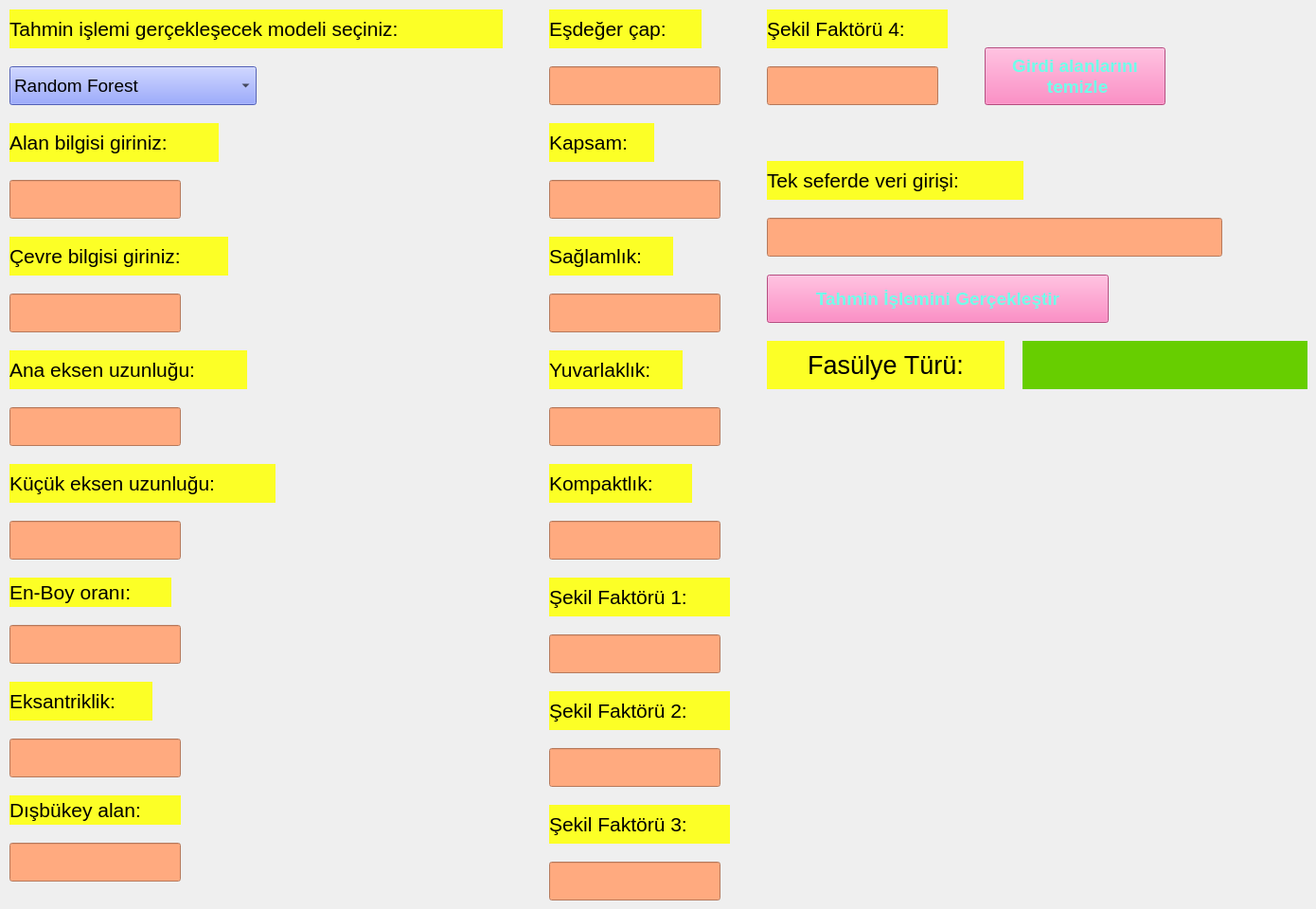
    <widget class="QWidget" name="tab_2">
     <attribute name="title">
      <string>Model Tahmin</string>
     </attribute>
     <widget class="QLabel" name="label">
      <property name="geometry">
       <rect>
        <x>10</x>
        <y>130</y>
        <width>221</width>
        <height>41</height>
       </rect>
      </property>
      <property name="font">
       <font>
        <pointsize>16</pointsize>
       </font>
      </property>
      <property name="styleSheet">
       <string notr="true">background-color: rgb(252, 255, 38);</string>
      </property>
      <property name="text">
       <string>Alan bilgisi giriniz:</string>
      </property>
     </widget>
     <widget class="QLineEdit" name="leAlan">
      <property name="geometry">
       <rect>
        <x>10</x>
        <y>190</y>
        <width>181</width>
        <height>41</height>
       </rect>
      </property>
      <property name="font">
       <font>
        <pointsize>10</pointsize>
       </font>
      </property>
      <property name="styleSheet">
       <string notr="true">background-color: rgb(255, 170, 127);</string>
      </property>
      <property name="inputMethodHints">
       <set>Qt::ImhNone</set>
      </property>
      <property name="text">
       <string/>
      </property>
     </widget>
     <widget class="QLabel" name="label_4">
      <property name="geometry">
       <rect>
        <x>10</x>
        <y>250</y>
        <width>231</width>
        <height>41</height>
       </rect>
      </property>
      <property name="font">
       <font>
        <pointsize>16</pointsize>
       </font>
      </property>
      <property name="styleSheet">
       <string notr="true">background-color: rgb(252, 255, 38);</string>
      </property>
      <property name="text">
       <string>Çevre bilgisi giriniz:</string>
      </property>
     </widget>
     <widget class="QLabel" name="label_5">
      <property name="geometry">
       <rect>
        <x>10</x>
        <y>10</y>
        <width>521</width>
        <height>41</height>
       </rect>
      </property>
      <property name="font">
       <font>
        <pointsize>16</pointsize>
       </font>
      </property>
      <property name="styleSheet">
       <string notr="true">background-color: rgb(252, 255, 38);</string>
      </property>
      <property name="text">
       <string>Tahmin işlemi gerçekleşecek modeli seçiniz:</string>
      </property>
     </widget>
     <widget class="QComboBox" name="cmbModelTahmin">
      <property name="geometry">
       <rect>
        <x>10</x>
        <y>70</y>
        <width>261</width>
        <height>41</height>
       </rect>
      </property>
      <property name="font">
       <font>
        <pointsize>14</pointsize>
       </font>
      </property>
      <property name="styleSheet">
       <string notr="true">background-color: rgb(115, 134, 255);</string>
      </property>
      <property name="currentText">
       <string>Random Forest</string>
      </property>
      <item>
       <property name="text">
        <string>Random Forest</string>
       </property>
      </item>
      <item>
       <property name="text">
        <string>Decision Tree</string>
       </property>
      </item>
      <item>
       <property name="text">
        <string>KNN-Classifier</string>
       </property>
      </item>
     </widget>
     <widget class="QLabel" name="label_6">
      <property name="geometry">
       <rect>
        <x>10</x>
        <y>370</y>
        <width>251</width>
        <height>41</height>
       </rect>
      </property>
      <property name="font">
       <font>
        <pointsize>16</pointsize>
       </font>
      </property>
      <property name="styleSheet">
       <string notr="true">background-color: rgb(252, 255, 38);</string>
      </property>
      <property name="text">
       <string>Ana eksen uzunluğu:</string>
      </property>
     </widget>
     <widget class="QLabel" name="label_7">
      <property name="geometry">
       <rect>
        <x>10</x>
        <y>490</y>
        <width>281</width>
        <height>41</height>
       </rect>
      </property>
      <property name="font">
       <font>
        <pointsize>16</pointsize>
       </font>
      </property>
      <property name="styleSheet">
       <string notr="true">background-color: rgb(252, 255, 38);</string>
      </property>
      <property name="text">
       <string>Küçük eksen uzunluğu:</string>
      </property>
     </widget>
     <widget class="QLineEdit" name="leKucukEksen">
      <property name="geometry">
       <rect>
        <x>10</x>
        <y>550</y>
        <width>181</width>
        <height>41</height>
       </rect>
      </property>
      <property name="font">
       <font>
        <pointsize>10</pointsize>
       </font>
      </property>
      <property name="styleSheet">
       <string notr="true">background-color: rgb(255, 170, 127);</string>
      </property>
      <property name="inputMask">
       <string/>
      </property>
      <property name="maxLength">
       <number>32767</number>
      </property>
     </widget>
     <widget class="QLabel" name="label_8">
      <property name="geometry">
       <rect>
        <x>10</x>
        <y>610</y>
        <width>171</width>
        <height>31</height>
       </rect>
      </property>
      <property name="font">
       <font>
        <pointsize>16</pointsize>
       </font>
      </property>
      <property name="styleSheet">
       <string notr="true">background-color: rgb(252, 255, 38);</string>
      </property>
      <property name="text">
       <string>En-Boy oranı:</string>
      </property>
     </widget>
     <widget class="QLineEdit" name="leEnBoyOrani">
      <property name="geometry">
       <rect>
        <x>10</x>
        <y>660</y>
        <width>181</width>
        <height>41</height>
       </rect>
      </property>
      <property name="font">
       <font>
        <pointsize>10</pointsize>
       </font>
      </property>
      <property name="styleSheet">
       <string notr="true">background-color: rgb(255, 170, 127);</string>
      </property>
      <property name="inputMask">
       <string/>
      </property>
      <property name="maxLength">
       <number>32767</number>
      </property>
     </widget>
     <widget class="QLabel" name="label_9">
      <property name="geometry">
       <rect>
        <x>10</x>
        <y>720</y>
        <width>151</width>
        <height>41</height>
       </rect>
      </property>
      <property name="font">
       <font>
        <pointsize>16</pointsize>
       </font>
      </property>
      <property name="styleSheet">
       <string notr="true">background-color: rgb(252, 255, 38);</string>
      </property>
      <property name="text">
       <string>Eksantriklik:</string>
      </property>
     </widget>
     <widget class="QLabel" name="label_10">
      <property name="geometry">
       <rect>
        <x>580</x>
        <y>10</y>
        <width>161</width>
        <height>41</height>
       </rect>
      </property>
      <property name="font">
       <font>
        <pointsize>16</pointsize>
       </font>
      </property>
      <property name="styleSheet">
       <string notr="true">background-color: rgb(252, 255, 38);</string>
      </property>
      <property name="text">
       <string>Eşdeğer çap:</string>
      </property>
     </widget>
     <widget class="QLineEdit" name="leEsdegerCap">
      <property name="geometry">
       <rect>
        <x>580</x>
        <y>70</y>
        <width>181</width>
        <height>41</height>
       </rect>
      </property>
      <property name="font">
       <font>
        <pointsize>10</pointsize>
       </font>
      </property>
      <property name="styleSheet">
       <string notr="true">background-color: rgb(255, 170, 127);</string>
      </property>
      <property name="inputMask">
       <string/>
      </property>
     </widget>
     <widget class="QLabel" name="label_11">
      <property name="geometry">
       <rect>
        <x>10</x>
        <y>840</y>
        <width>181</width>
        <height>31</height>
       </rect>
      </property>
      <property name="font">
       <font>
        <pointsize>16</pointsize>
       </font>
      </property>
      <property name="styleSheet">
       <string notr="true">background-color: rgb(252, 255, 38);</string>
      </property>
      <property name="text">
       <string>Dışbükey alan:</string>
      </property>
     </widget>
     <widget class="QLabel" name="label_12">
      <property name="geometry">
       <rect>
        <x>580</x>
        <y>130</y>
        <width>111</width>
        <height>41</height>
       </rect>
      </property>
      <property name="font">
       <font>
        <pointsize>16</pointsize>
       </font>
      </property>
      <property name="styleSheet">
       <string notr="true">background-color: rgb(252, 255, 38);</string>
      </property>
      <property name="text">
       <string>Kapsam:</string>
      </property>
     </widget>
     <widget class="QLineEdit" name="leSaglamlik">
      <property name="geometry">
       <rect>
        <x>580</x>
        <y>310</y>
        <width>181</width>
        <height>41</height>
       </rect>
      </property>
      <property name="font">
       <font>
        <pointsize>10</pointsize>
       </font>
      </property>
      <property name="styleSheet">
       <string notr="true">background-color: rgb(255, 170, 127);</string>
      </property>
      <property name="inputMask">
       <string/>
      </property>
     </widget>
     <widget class="QLabel" name="label_13">
      <property name="geometry">
       <rect>
        <x>580</x>
        <y>250</y>
        <width>131</width>
        <height>41</height>
       </rect>
      </property>
      <property name="font">
       <font>
        <pointsize>16</pointsize>
       </font>
      </property>
      <property name="styleSheet">
       <string notr="true">background-color: rgb(252, 255, 38);</string>
      </property>
      <property name="text">
       <string>Sağlamlık:</string>
      </property>
     </widget>
     <widget class="QLabel" name="label_14">
      <property name="geometry">
       <rect>
        <x>580</x>
        <y>370</y>
        <width>141</width>
        <height>41</height>
       </rect>
      </property>
      <property name="font">
       <font>
        <pointsize>16</pointsize>
       </font>
      </property>
      <property name="styleSheet">
       <string notr="true">background-color: rgb(252, 255, 38);</string>
      </property>
      <property name="text">
       <string>Yuvarlaklık:</string>
      </property>
     </widget>
     <widget class="QLabel" name="label_15">
      <property name="geometry">
       <rect>
        <x>810</x>
        <y>360</y>
        <width>251</width>
        <height>51</height>
       </rect>
      </property>
      <property name="font">
       <font>
        <pointsize>20</pointsize>
       </font>
      </property>
      <property name="styleSheet">
       <string notr="true">background-color: rgb(252, 255, 38);</string>
      </property>
      <property name="text">
       <string>Fasülye Türü:</string>
      </property>
      <property name="alignment">
       <set>Qt::AlignCenter</set>
      </property>
     </widget>
     <widget class="QPushButton" name="btnTahminEt">
      <property name="geometry">
       <rect>
        <x>810</x>
        <y>290</y>
        <width>361</width>
        <height>51</height>
       </rect>
      </property>
      <property name="font">
       <font>
        <pointsize>14</pointsize>
        <weight>75</weight>
        <bold>true</bold>
       </font>
      </property>
      <property name="styleSheet">
       <string notr="true">color: rgb(112, 255, 234);
background-color: rgb(255, 107, 179);</string>
      </property>
      <property name="text">
       <string>Tahmin İşlemini Gerçekleştir</string>
      </property>
     </widget>
     <widget class="QLabel" name="lblSonuc">
      <property name="geometry">
       <rect>
        <x>1080</x>
        <y>360</y>
        <width>301</width>
        <height>51</height>
       </rect>
      </property>
      <property name="font">
       <font>
        <pointsize>20</pointsize>
       </font>
      </property>
      <property name="styleSheet">
       <string notr="true">background-color: rgb(103, 206, 0);</string>
      </property>
      <property name="text">
       <string/>
      </property>
      <property name="alignment">
       <set>Qt::AlignCenter</set>
      </property>
     </widget>
     <widget class="QLineEdit" name="leTahminDegerleri">
      <property name="geometry">
       <rect>
        <x>810</x>
        <y>230</y>
        <width>481</width>
        <height>41</height>
       </rect>
      </property>
      <property name="font">
       <font>
        <pointsize>10</pointsize>
       </font>
      </property>
      <property name="styleSheet">
       <string notr="true">background-color: rgb(255, 170, 127);</string>
      </property>
      <property name="inputMask">
       <string/>
      </property>
     </widget>
     <widget class="QLineEdit" name="leCevre">
      <property name="geometry">
       <rect>
        <x>10</x>
        <y>310</y>
        <width>181</width>
        <height>41</height>
       </rect>
      </property>
      <property name="font">
       <font>
        <pointsize>10</pointsize>
       </font>
      </property>
      <property name="styleSheet">
       <string notr="true">background-color: rgb(255, 170, 127);</string>
      </property>
      <property name="inputMethodHints">
       <set>Qt::ImhNone</set>
      </property>
      <property name="text">
       <string/>
      </property>
     </widget>
     <widget class="QLineEdit" name="leAnaEksen">
      <property name="geometry">
       <rect>
        <x>10</x>
        <y>430</y>
        <width>181</width>
        <height>41</height>
       </rect>
      </property>
      <property name="font">
       <font>
        <pointsize>10</pointsize>
       </font>
      </property>
      <property name="styleSheet">
       <string notr="true">background-color: rgb(255, 170, 127);</string>
      </property>
      <property name="inputMethodHints">
       <set>Qt::ImhNone</set>
      </property>
      <property name="text">
       <string/>
      </property>
     </widget>
     <widget class="QLineEdit" name="leEksantriklik">
      <property name="geometry">
       <rect>
        <x>10</x>
        <y>780</y>
        <width>181</width>
        <height>41</height>
       </rect>
      </property>
      <property name="font">
       <font>
        <pointsize>10</pointsize>
       </font>
      </property>
      <property name="styleSheet">
       <string notr="true">background-color: rgb(255, 170, 127);</string>
      </property>
      <property name="inputMask">
       <string/>
      </property>
      <property name="maxLength">
       <number>32767</number>
      </property>
     </widget>
     <widget class="QLineEdit" name="leDisBukeyAlan">
      <property name="geometry">
       <rect>
        <x>10</x>
        <y>890</y>
        <width>181</width>
        <height>41</height>
       </rect>
      </property>
      <property name="font">
       <font>
        <pointsize>10</pointsize>
       </font>
      </property>
      <property name="styleSheet">
       <string notr="true">background-color: rgb(255, 170, 127);</string>
      </property>
      <property name="inputMask">
       <string/>
      </property>
      <property name="maxLength">
       <number>32767</number>
      </property>
     </widget>
     <widget class="QLineEdit" name="leYuvarlaklik">
      <property name="geometry">
       <rect>
        <x>580</x>
        <y>430</y>
        <width>181</width>
        <height>41</height>
       </rect>
      </property>
      <property name="font">
       <font>
        <pointsize>10</pointsize>
       </font>
      </property>
      <property name="styleSheet">
       <string notr="true">background-color: rgb(255, 170, 127);</string>
      </property>
      <property name="inputMask">
       <string/>
      </property>
      <property name="maxLength">
       <number>32767</number>
      </property>
     </widget>
     <widget class="QLineEdit" name="leKapsam">
      <property name="geometry">
       <rect>
        <x>580</x>
        <y>190</y>
        <width>181</width>
        <height>41</height>
       </rect>
      </property>
      <property name="font">
       <font>
        <pointsize>10</pointsize>
       </font>
      </property>
      <property name="styleSheet">
       <string notr="true">background-color: rgb(255, 170, 127);</string>
      </property>
      <property name="inputMask">
       <string/>
      </property>
      <property name="maxLength">
       <number>32767</number>
      </property>
     </widget>
     <widget class="QLineEdit" name="leKompaktlk">
      <property name="geometry">
       <rect>
        <x>580</x>
        <y>550</y>
        <width>181</width>
        <height>41</height>
       </rect>
      </property>
      <property name="font">
       <font>
        <pointsize>10</pointsize>
       </font>
      </property>
      <property name="styleSheet">
       <string notr="true">background-color: rgb(255, 170, 127);</string>
      </property>
      <property name="inputMask">
       <string/>
      </property>
      <property name="maxLength">
       <number>32767</number>
      </property>
     </widget>
     <widget class="QLabel" name="label_17">
      <property name="geometry">
       <rect>
        <x>580</x>
        <y>490</y>
        <width>151</width>
        <height>41</height>
       </rect>
      </property>
      <property name="font">
       <font>
        <pointsize>16</pointsize>
       </font>
      </property>
      <property name="styleSheet">
       <string notr="true">background-color: rgb(252, 255, 38);</string>
      </property>
      <property name="text">
       <string>Kompaktlık:</string>
      </property>
     </widget>
     <widget class="QLineEdit" name="leSekilFaktoru1">
      <property name="geometry">
       <rect>
        <x>580</x>
        <y>670</y>
        <width>181</width>
        <height>41</height>
       </rect>
      </property>
      <property name="font">
       <font>
        <pointsize>10</pointsize>
       </font>
      </property>
      <property name="styleSheet">
       <string notr="true">background-color: rgb(255, 170, 127);</string>
      </property>
      <property name="inputMask">
       <string/>
      </property>
      <property name="maxLength">
       <number>32767</number>
      </property>
     </widget>
     <widget class="QLabel" name="label_18">
      <property name="geometry">
       <rect>
        <x>580</x>
        <y>610</y>
        <width>191</width>
        <height>41</height>
       </rect>
      </property>
      <property name="font">
       <font>
        <pointsize>16</pointsize>
       </font>
      </property>
      <property name="styleSheet">
       <string notr="true">background-color: rgb(252, 255, 38);</string>
      </property>
      <property name="text">
       <string>Şekil Faktörü 1:</string>
      </property>
     </widget>
     <widget class="QLineEdit" name="leSekilFaktoru2">
      <property name="geometry">
       <rect>
        <x>580</x>
        <y>790</y>
        <width>181</width>
        <height>41</height>
       </rect>
      </property>
      <property name="font">
       <font>
        <pointsize>10</pointsize>
       </font>
      </property>
      <property name="styleSheet">
       <string notr="true">background-color: rgb(255, 170, 127);</string>
      </property>
      <property name="inputMask">
       <string/>
      </property>
      <property name="maxLength">
       <number>32767</number>
      </property>
     </widget>
     <widget class="QLabel" name="label_19">
      <property name="geometry">
       <rect>
        <x>580</x>
        <y>730</y>
        <width>191</width>
        <height>41</height>
       </rect>
      </property>
      <property name="font">
       <font>
        <pointsize>16</pointsize>
       </font>
      </property>
      <property name="styleSheet">
       <string notr="true">background-color: rgb(252, 255, 38);</string>
      </property>
      <property name="text">
       <string>Şekil Faktörü 2:</string>
      </property>
     </widget>
     <widget class="QLineEdit" name="leSekilFaktoru3">
      <property name="geometry">
       <rect>
        <x>580</x>
        <y>910</y>
        <width>181</width>
        <height>41</height>
       </rect>
      </property>
      <property name="font">
       <font>
        <pointsize>10</pointsize>
       </font>
      </property>
      <property name="styleSheet">
       <string notr="true">background-color: rgb(255, 170, 127);</string>
      </property>
      <property name="inputMask">
       <string/>
      </property>
      <property name="maxLength">
       <number>32767</number>
      </property>
     </widget>
     <widget class="QLabel" name="label_20">
      <property name="geometry">
       <rect>
        <x>580</x>
        <y>850</y>
        <width>191</width>
        <height>41</height>
       </rect>
      </property>
      <property name="font">
       <font>
        <pointsize>16</pointsize>
       </font>
      </property>
      <property name="styleSheet">
       <string notr="true">background-color: rgb(252, 255, 38);</string>
      </property>
      <property name="text">
       <string>Şekil Faktörü 3:</string>
      </property>
     </widget>
     <widget class="QLineEdit" name="leSekilFaktoru4">
      <property name="geometry">
       <rect>
        <x>810</x>
        <y>70</y>
        <width>181</width>
        <height>41</height>
       </rect>
      </property>
      <property name="font">
       <font>
        <pointsize>10</pointsize>
       </font>
      </property>
      <property name="styleSheet">
       <string notr="true">background-color: rgb(255, 170, 127);</string>
      </property>
      <property name="inputMask">
       <string/>
      </property>
      <property name="maxLength">
       <number>32767</number>
      </property>
     </widget>
     <widget class="QLabel" name="label_21">
      <property name="geometry">
       <rect>
        <x>810</x>
        <y>10</y>
        <width>191</width>
        <height>41</height>
       </rect>
      </property>
      <property name="font">
       <font>
        <pointsize>16</pointsize>
       </font>
      </property>
      <property name="styleSheet">
       <string notr="true">background-color: rgb(252, 255, 38);</string>
      </property>
      <property name="text">
       <string>Şekil Faktörü 4:</string>
      </property>
     </widget>
     <widget class="QLabel" name="label_22">
      <property name="geometry">
       <rect>
        <x>810</x>
        <y>170</y>
        <width>271</width>
        <height>41</height>
       </rect>
      </property>
      <property name="font">
       <font>
        <pointsize>16</pointsize>
       </font>
      </property>
      <property name="styleSheet">
       <string notr="true">background-color: rgb(252, 255, 38);</string>
      </property>
      <property name="text">
       <string>Tek seferde veri girişi:</string>
      </property>
     </widget>
     <widget class="QPushButton" name="btnGirdiTemizle">
      <property name="geometry">
       <rect>
        <x>1040</x>
        <y>50</y>
        <width>191</width>
        <height>61</height>
       </rect>
      </property>
      <property name="font">
       <font>
        <pointsize>14</pointsize>
        <weight>75</weight>
        <bold>true</bold>
       </font>
      </property>
      <property name="styleSheet">
       <string notr="true">color: rgb(112, 255, 234);
background-color: rgb(255, 107, 179);</string>
      </property>
      <property name="text">
       <string>Girdi alanlarını 
 temizle</string>
      </property>
     </widget>
    </widget>
